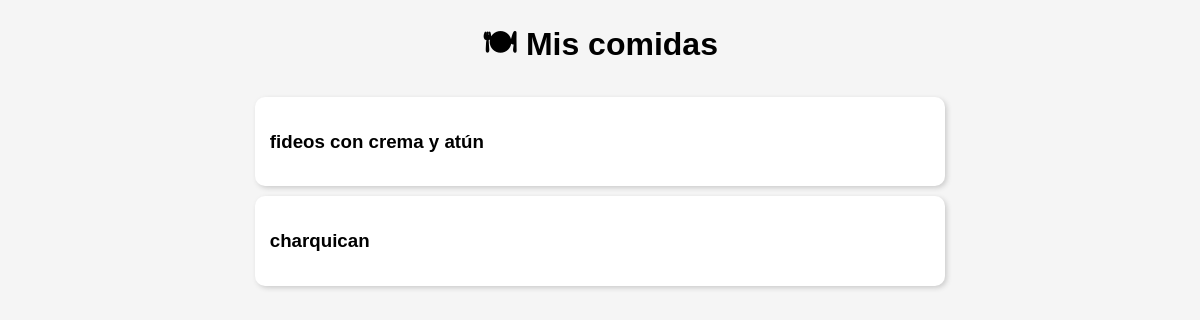
Before: /platos/ with the older database file.
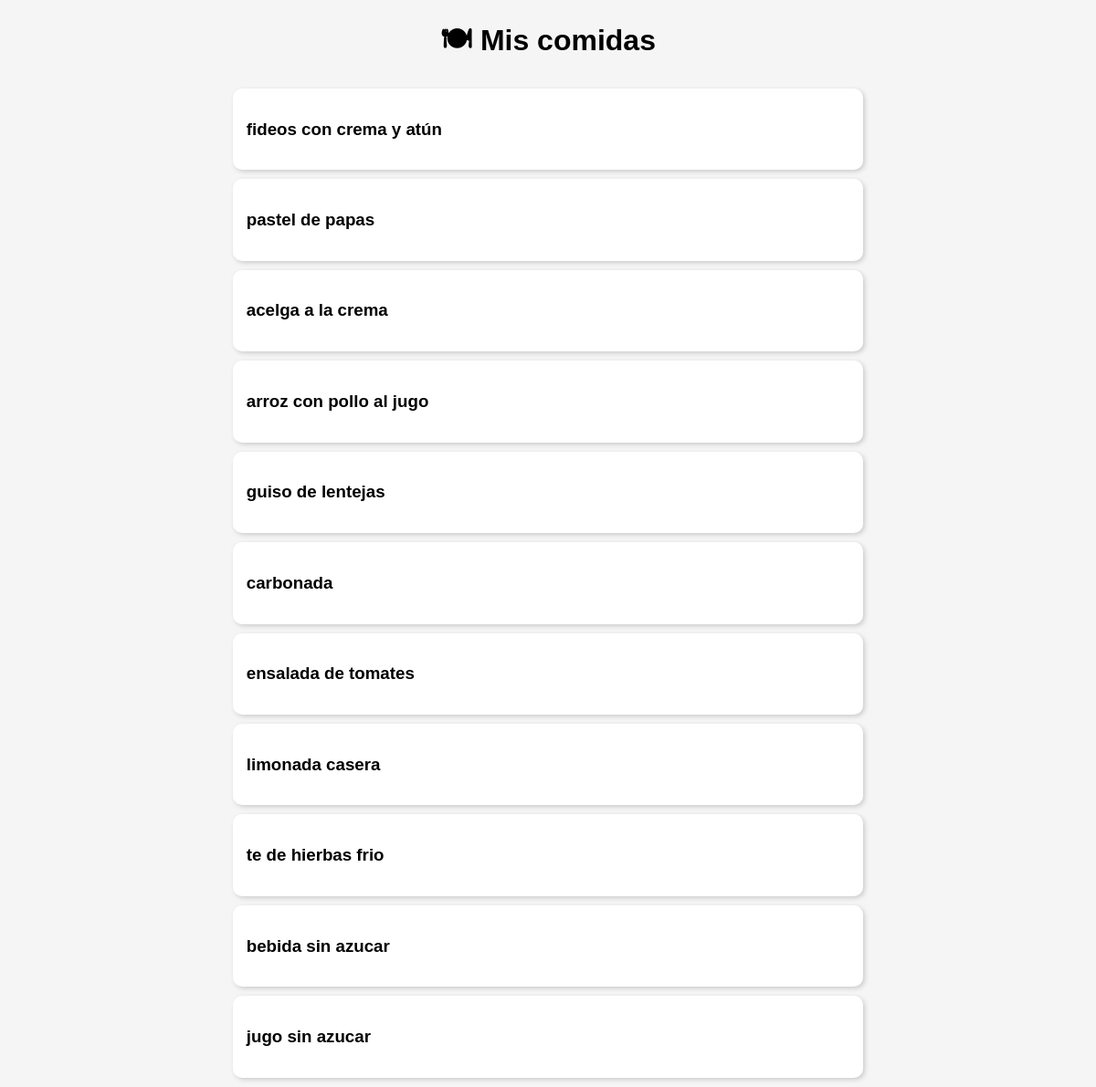
After: the same page with the newer database file.
### nutricion/models.py (models this page shows, shortened)
class Plato(models.Model):
    nombre = models.CharField(max_length=100)
    descripcion = models.TextField(blank=True)

### nutricion/views.py (the view)
# urls.py: path('platos/', lista_platos, name='platos'),
def lista_platos(request):
    platos = Plato.objects.all()
    return render(request, 'nutricion/lista_platos.html', {'platos': platos})

### nutricion/templates/nutricion/lista_platos.html (shortened to what this page needs)
<!DOCTYPE html>
<html>
<head>
</head>
<body style="font-family: Arial; background-color: #f5f5f5;">
    <h1 style="text-align:center;">🍽 Mis comidas</h1>
    <div style="width: 60%; margin: auto;">
        {% for plato in platos %}
            <div style="background: white; padding: 15px; margin: 10px; border-radius: 10px; box-shadow: 2px 2px 5px #ccc;">
                <h3>{{ plato.nombre }}</h3>
            </div>
        {% empty %}
            <p>No hay comidas registradas 😢</p>
        {% endfor %}
    </div>
</body>
</html>

Changed rows visible on the page:
changed Plato: nombre "charquican" → "pastel de papas"
added Plato: nombre "acelga a la crema"
added Plato: nombre "arroz con pollo al jugo"
added Plato: nombre "guiso de lentejas"
added Plato: nombre "carbonada"
added Plato: nombre "ensalada de tomates"
added Plato: nombre "limonada casera"
added Plato: nombre "te de hierbas frio"
added Plato: nombre "bebida sin azucar"
added Plato: nombre "jugo sin azucar"
